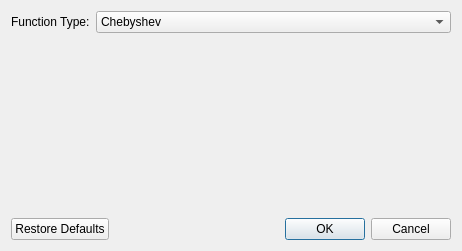
<?xml version="1.0" encoding="UTF-8"?>
<ui version="4.0">
 <class>BackgroundDialog</class>
 <widget class="QDialog" name="BackgroundDialog">
  <property name="geometry">
   <rect>
    <x>0</x>
    <y>0</y>
    <width>462</width>
    <height>251</height>
   </rect>
  </property>
  <property name="windowTitle">
   <string>Background Options</string>
  </property>
  <layout class="QVBoxLayout" name="verticalLayout">
   <item>
    <layout class="QFormLayout" name="formLayout">
     <item row="0" column="0">
      <widget class="QLabel" name="label">
       <property name="text">
        <string>Function Type:</string>
       </property>
      </widget>
     </item>
     <item row="0" column="1">
      <widget class="QComboBox" name="typeComboBox">
       <property name="currentIndex">
        <number>0</number>
       </property>
       <item>
        <property name="text">
         <string>Chebyshev</string>
        </property>
       </item>
       <item>
        <property name="text">
         <string>Polynomial</string>
        </property>
       </item>
       <item>
        <property name="text">
         <string>Cosine Fourier Series </string>
        </property>
       </item>
       <item>
        <property name="text">
         <string>Cubic Spline</string>
        </property>
       </item>
       <item>
        <property name="text">
         <string>Bezier Spline</string>
        </property>
       </item>
       <item>
        <property name="text">
         <string>Filter</string>
        </property>
       </item>
       <item>
        <property name="text">
         <string>None</string>
        </property>
       </item>
      </widget>
     </item>
    </layout>
   </item>
   <item>
    <widget class="QStackedWidget" name="stackedWidget">
     <property name="currentIndex">
      <number>0</number>
     </property>
     <widget class="QWidget" name="pageChebyshev">
      <layout class="QVBoxLayout" name="verticalLayout_3">
       <item>
        <widget class="BackgroundCoefWidget" name="chebyshevWidget" native="true"/>
       </item>
      </layout>
     </widget>
     <widget class="QWidget" name="pagePolynomial">
      <layout class="QVBoxLayout" name="verticalLayout_5">
       <item>
        <widget class="BackgroundCoefWidget" name="polynomialWidget" native="true"/>
       </item>
      </layout>
     </widget>
     <widget class="QWidget" name="pageFourier">
      <layout class="QVBoxLayout" name="verticalLayout_7">
       <item>
        <widget class="BackgroundCoefWidget" name="fourierWidget" native="true"/>
       </item>
      </layout>
     </widget>
     <widget class="QWidget" name="pageCubicSpline"/>
     <widget class="QWidget" name="pageBezierSpline"/>
     <widget class="QWidget" name="pageFilter">
      <layout class="QVBoxLayout" name="verticalLayout_4">
       <item>
        <widget class="QGroupBox" name="groupBox">
         <property name="title">
          <string>Settings</string>
         </property>
         <layout class="QVBoxLayout" name="verticalLayout_6">
          <item>
           <layout class="QHBoxLayout" name="horizontalLayout_2">
            <item>
             <layout class="QFormLayout" name="formLayout_2">
              <item row="0" column="0">
               <widget class="QLabel" name="label_2">
                <property name="text">
                 <string>No. of iterations: </string>
                </property>
               </widget>
              </item>
              <item row="0" column="1">
               <widget class="QSpinBox" name="iterationsSpinBox">
                <property name="minimum">
                 <number>1</number>
                </property>
                <property name="maximum">
                 <number>1000</number>
                </property>
               </widget>
              </item>
              <item row="1" column="0">
               <widget class="QLabel" name="label_4">
                <property name="text">
                 <string>&lt;html&gt;&lt;head/&gt;&lt;body&gt;&lt;p&gt;Min (°2θ):&lt;/p&gt;&lt;/body&gt;&lt;/html&gt;</string>
                </property>
               </widget>
              </item>
              <item row="1" column="1">
               <widget class="QDoubleSpinBox" name="minSpinBox"/>
              </item>
             </layout>
            </item>
            <item>
             <layout class="QFormLayout" name="formLayout_3">
              <item row="0" column="0">
               <widget class="QLabel" name="label_3">
                <property name="text">
                 <string>Window size:</string>
                </property>
               </widget>
              </item>
              <item row="0" column="1">
               <widget class="QSpinBox" name="windowSizeSpinBox">
                <property name="minimum">
                 <number>1</number>
                </property>
                <property name="maximum">
                 <number>1000</number>
                </property>
               </widget>
              </item>
              <item row="1" column="0">
               <widget class="QLabel" name="label_5">
                <property name="text">
                 <string>&lt;html&gt;&lt;head/&gt;&lt;body&gt;&lt;p&gt;Max (°2θ):&lt;/p&gt;&lt;/body&gt;&lt;/html&gt;</string>
                </property>
               </widget>
              </item>
              <item row="1" column="1">
               <widget class="QDoubleSpinBox" name="maxSpinBox"/>
              </item>
             </layout>
            </item>
           </layout>
          </item>
          <item>
           <layout class="QHBoxLayout" name="horizontalLayout">
            <item>
             <spacer name="horizontalSpacer_2">
              <property name="orientation">
               <enum>Qt::Horizontal</enum>
              </property>
              <property name="sizeHint" stdset="0">
               <size>
                <width>40</width>
                <height>20</height>
               </size>
              </property>
             </spacer>
            </item>
            <item>
             <widget class="QPushButton" name="applyFilterButton">
              <property name="text">
               <string>Apply</string>
              </property>
             </widget>
            </item>
            <item>
             <spacer name="horizontalSpacer">
              <property name="orientation">
               <enum>Qt::Horizontal</enum>
              </property>
              <property name="sizeHint" stdset="0">
               <size>
                <width>40</width>
                <height>20</height>
               </size>
              </property>
             </spacer>
            </item>
            <item>
             <widget class="QPushButton" name="resetFilterButton">
              <property name="text">
               <string>Reset</string>
              </property>
             </widget>
            </item>
            <item>
             <spacer name="horizontalSpacer_3">
              <property name="orientation">
               <enum>Qt::Horizontal</enum>
              </property>
              <property name="sizeHint" stdset="0">
               <size>
                <width>40</width>
                <height>20</height>
               </size>
              </property>
             </spacer>
            </item>
           </layout>
          </item>
         </layout>
        </widget>
       </item>
      </layout>
     </widget>
     <widget class="QWidget" name="pageNone">
      <widget class="QLabel" name="label_8">
       <property name="geometry">
        <rect>
         <x>90</x>
         <y>40</y>
         <width>67</width>
         <height>17</height>
        </rect>
       </property>
       <property name="text">
        <string>None</string>
       </property>
      </widget>
     </widget>
    </widget>
   </item>
   <item>
    <widget class="QDialogButtonBox" name="buttonBox">
     <property name="orientation">
      <enum>Qt::Horizontal</enum>
     </property>
     <property name="standardButtons">
      <set>QDialogButtonBox::Cancel|QDialogButtonBox::Ok|QDialogButtonBox::RestoreDefaults</set>
     </property>
    </widget>
   </item>
  </layout>
 </widget>
 <customwidgets>
  <customwidget>
   <class>BackgroundCoefWidget</class>
   <extends>QWidget</extends>
   <header>gui/widgets/backgroundcoefwidget.h</header>
   <container>1</container>
  </customwidget>
 </customwidgets>
 <tabstops>
  <tabstop>typeComboBox</tabstop>
  <tabstop>iterationsSpinBox</tabstop>
  <tabstop>windowSizeSpinBox</tabstop>
  <tabstop>minSpinBox</tabstop>
  <tabstop>maxSpinBox</tabstop>
  <tabstop>applyFilterButton</tabstop>
  <tabstop>resetFilterButton</tabstop>
 </tabstops>
 <resources/>
 <connections>
  <connection>
   <sender>buttonBox</sender>
   <signal>accepted()</signal>
   <receiver>BackgroundDialog</receiver>
   <slot>accept()</slot>
   <hints>
    <hint type="sourcelabel">
     <x>248</x>
     <y>254</y>
    </hint>
    <hint type="destinationlabel">
     <x>157</x>
     <y>274</y>
    </hint>
   </hints>
  </connection>
  <connection>
   <sender>buttonBox</sender>
   <signal>rejected()</signal>
   <receiver>BackgroundDialog</receiver>
   <slot>reject()</slot>
   <hints>
    <hint type="sourcelabel">
     <x>316</x>
     <y>260</y>
    </hint>
    <hint type="destinationlabel">
     <x>286</x>
     <y>274</y>
    </hint>
   </hints>
  </connection>
 </connections>
</ui>
